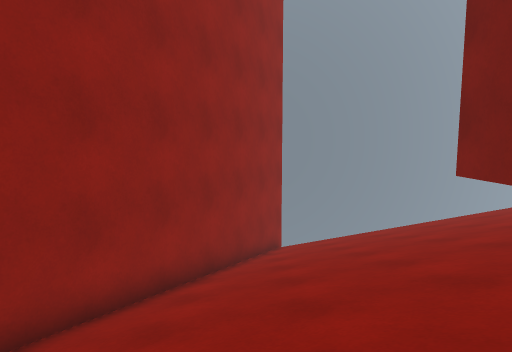
View 1 (above)

16 first-person views from a walk through a scene from a Unity 3-D project. The camera is 1.2 m above the floor, tilts 6° down and sees 75° across. The floor is counted in squares, 1 m on a side. Each view is taken from the middle of a square. On the plan, view 1 faces up. The plan holds only what a view shows up to about 14 squares ahead; the rest is blank. The place goes on beyond the plan.

View 2
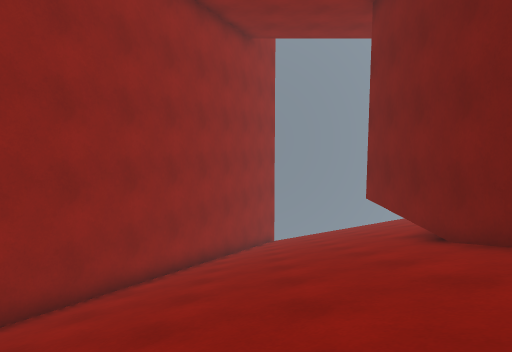

View 3
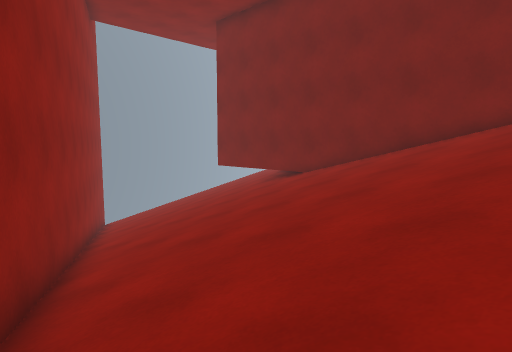

View 4
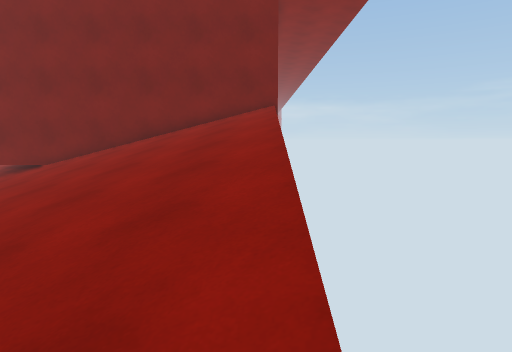

View 5
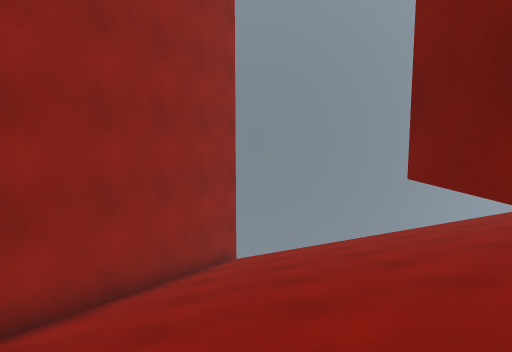

View 6
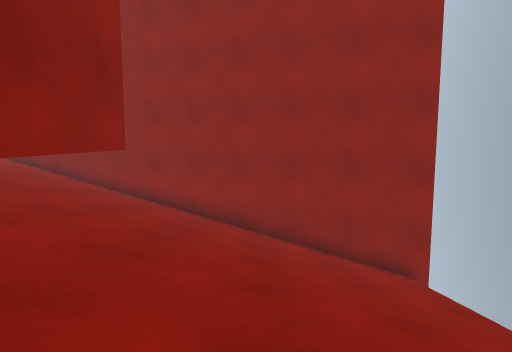

View 7
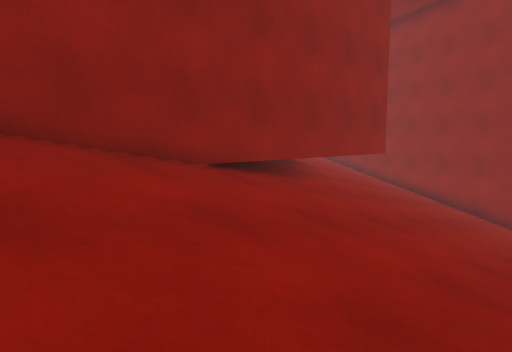

View 8
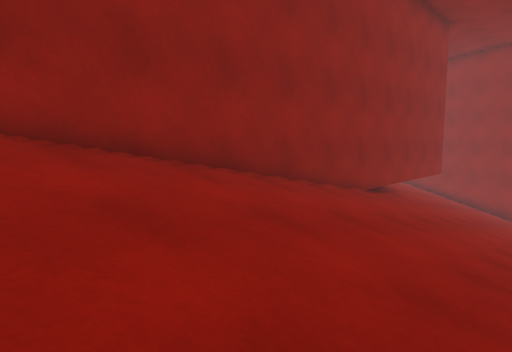

View 9
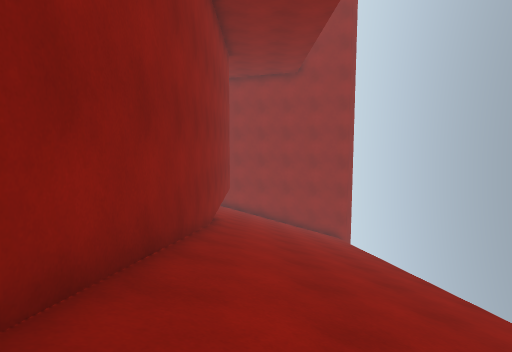

View 10
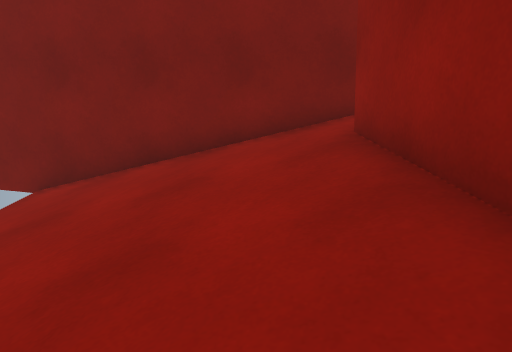

View 11
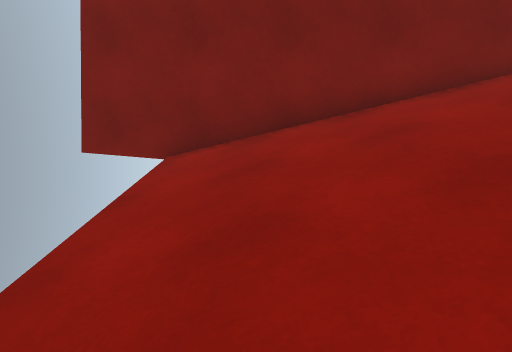

View 12
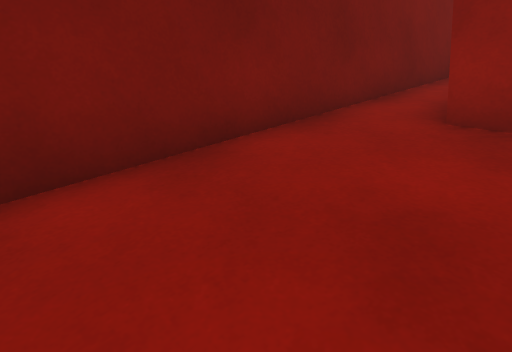

View 13
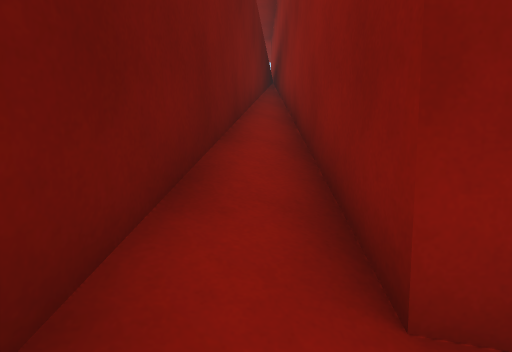

View 14
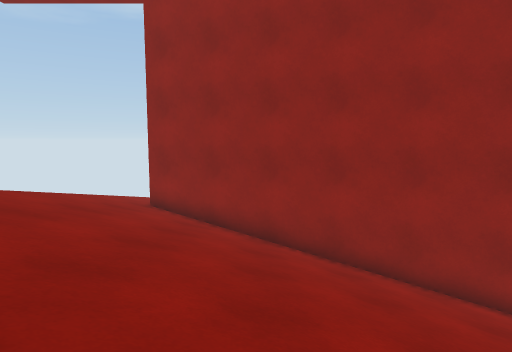

View 15
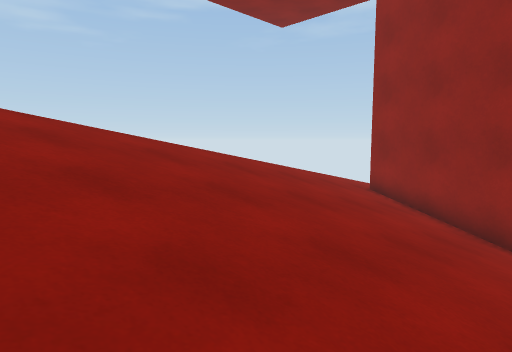

View 16
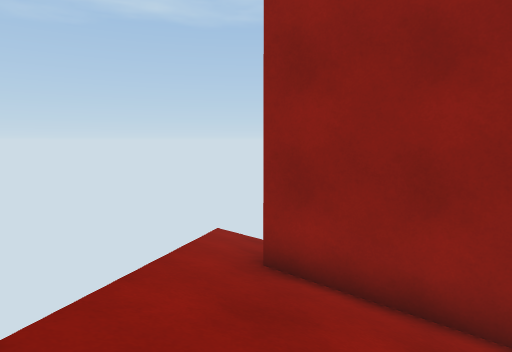

### Floor plan
Key: @ floor where view 1 was taken; # wall or solid block; / step, stairs or slope; v drop or lower ground.
Columns run from 12 left of view 1 to 26 right of it. Each row starts with its distance up from view 1.
 16                                       #
 15              #vvvv                    #
 14             ##////////////////v vvvvvv#
 13             #/////////////////////////#
 12            ##////////////////////////##
 11            #/////////////////////////#
 10           ##/////////////////////////#
  9           #//////////////////////////#
  8           #//////////////////////////#
  7          ##//////###################/#
  6          #///////# ###             #/#
  5         ##///////#####             #/#
  4         #////////#                 ###
  3        ##////////#                 ##
  2        #/////////#                 ##
  1       ##/////////#                 ##
  0       #/////@////#                 ##
 -1       #//////////#                 ##
 -2      ##//////////#                  #
 -3      #///////////#
 -4     ##///////////#
 -5     #////////////#
 -6 /////////////////#
 -7 v////////////////#
 -8           vvvvvvv

Positions as (right, up) in squares from view 1, and headings:
1: (0, 0), facing up
2: (0, -6), facing up
3: (-7, -7), facing up-right
4: (-9, -7), facing right
5: (2, 2), facing up
6: (11, 10), facing left
7: (17, 13), facing down-left
8: (24, 13), facing down-left
9: (24, 9), facing left
10: (18, 9), facing right
11: (18, 12), facing right
12: (22, 12), facing down-right
13: (24, 9), facing down
14: (4, -2), facing left
15: (4, 0), facing down-left
16: (-2, -6), facing left
